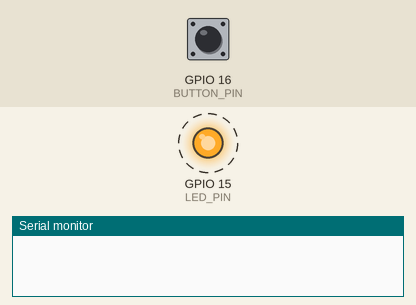
Bench run of a program on a simulated ESP32-S3. Shown: output pins drawn as LEDs (lit = HIGH), the last lines printed to the serial monitor. Dashed ring = blinking. The inputs (shaded band) are chosen by the test bench; at power-on: GPIO 16 (BUTTON_PIN) HIGH.

Above: at 3.1 s.
5.1 s: GPIO 16 (BUTTON_PIN) pulled LOW for 0.15 s
8.2 s: GPIO 16 (BUTTON_PIN) pulled LOW for 1 s
At 11.5 s:
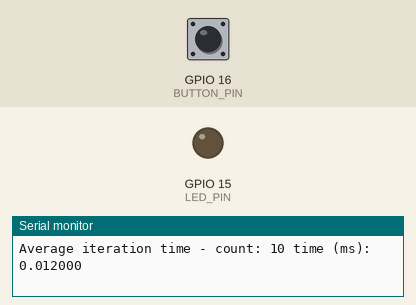
12.2 s: GPIO 16 (BUTTON_PIN) pulled LOW for 3.2 s
At 17.4 s:
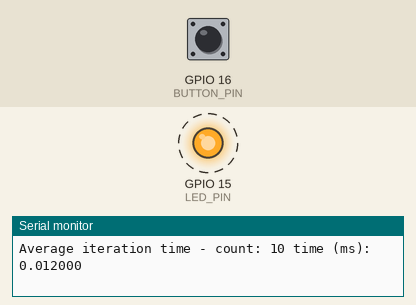
Timing chart, 0 to 24.4 s (numbered marks = the images above; inputs shaded):
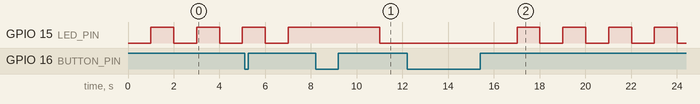

Measured:
- after the input at 8.2 s, GPIO 15 (LED_PIN): HIGH → LOW after 2.8 s
- after the input at 12.2 s, GPIO 15 (LED_PIN): alternates HIGH for 1.0 s and LOW for 1.0 s, starting after 4.8 s
- by itself, GPIO 15 (LED_PIN): alternates HIGH for 1.0 s and LOW for 1.0 s

The program:

main.cpp
```cpp
#include "freertos/FreeRTOS.h"
#include "freertos/task.h"
#include "driver/gpio.h"
#include <esp_timer.h>
#include "led.h"
#include <stdio.h>
#include "esp_log.h"
#include "inttypes.h"

enum class ModeState : uint8_t
{
    BLINK,
    ON,
    OFF
};

void Report(uint64_t iteration_count, float average_time);

struct Config
{
    inline static constexpr gpio_num_t LED_PIN = GPIO_NUM_15;
    inline static constexpr gpio_num_t BUTTON_PIN = GPIO_NUM_16;
    inline static constexpr int64_t BLINK_INTERVAL_MS = 1000;
    inline static constexpr uint32_t ITERATION_COUNT_REPORT = 10;
};

volatile bool button_state = false;

static void IRAM_ATTR gpio_isr_handler(void* args)
{
    //gpio_intr_disable(Config::BUTTON_PIN);
    //gpio_isr_handler_remove(Config::BUTTON_PIN);

    button_state = true;

    gpio_isr_handler_add(Config::BUTTON_PIN, gpio_isr_handler, NULL);
    gpio_intr_enable(Config::BUTTON_PIN);
}

extern "C" void app_main()
{
    Led led;
    if (!led.Init(Config::LED_PIN, GPIO_MODE_OUTPUT))
    {
        printf("Led initialization failed");
        return;
    }

    gpio_reset_pin(Config::BUTTON_PIN);
    gpio_set_direction(Config::BUTTON_PIN, GPIO_MODE_INPUT);
    gpio_set_pull_mode(Config::BUTTON_PIN, GPIO_PULLUP_ONLY);

    gpio_set_intr_type(Config::BUTTON_PIN, GPIO_INTR_POSEDGE);
    gpio_install_isr_service(0);
    gpio_isr_handler_add(Config::BUTTON_PIN, gpio_isr_handler, NULL);
    gpio_intr_enable(Config::BUTTON_PIN);

    led.Set(LEDState::OFF);

    uint64_t iteration_index{0};
    float average_time{0.0f};
    int64_t time_point {0};
    ModeState mode_state{ModeState::BLINK};

    while(true)
    {
        int64_t duration = esp_timer_get_time();
        if (duration - time_point < Config::BLINK_INTERVAL_MS * 1000)
        {
            vTaskDelay(pdMS_TO_TICKS(10));
            continue;
        }

        ++iteration_index;
        time_point = duration;

        switch(mode_state)
        {
            case ModeState::BLINK:
            {
                mode_state = button_state ? ModeState::ON : ModeState::BLINK;
                led.GetState() == LEDState::ON ? led.Set(LEDState::OFF) : led.Set(LEDState::ON);
                break;
            }
            case ModeState::OFF:
            {
                mode_state = button_state ? ModeState::BLINK : ModeState::OFF;
                led.Set(LEDState::OFF);
                break;
            }
            case ModeState::ON:
            {
                mode_state = button_state ? ModeState::OFF : ModeState::ON;
                led.Set(LEDState::ON);
                break;
            }
            default: break;
        }

        if (button_state)
        {
            button_state = false;
        }

        int64_t end_time_point = esp_timer_get_time();
        float difference = (end_time_point - time_point) / 1000.0f;
        average_time = average_time + (difference - average_time) / (float)iteration_index;
        if (iteration_index % Config::ITERATION_COUNT_REPORT == 0)
        {
            Report(iteration_index, average_time);
        }

        vTaskDelay(50);
    }
}

void Report(uint64_t iteration_count, float average_time)
{
    printf("Average iteration time - count: %llu time (ms): %f\n", iteration_count, average_time);
}
```
